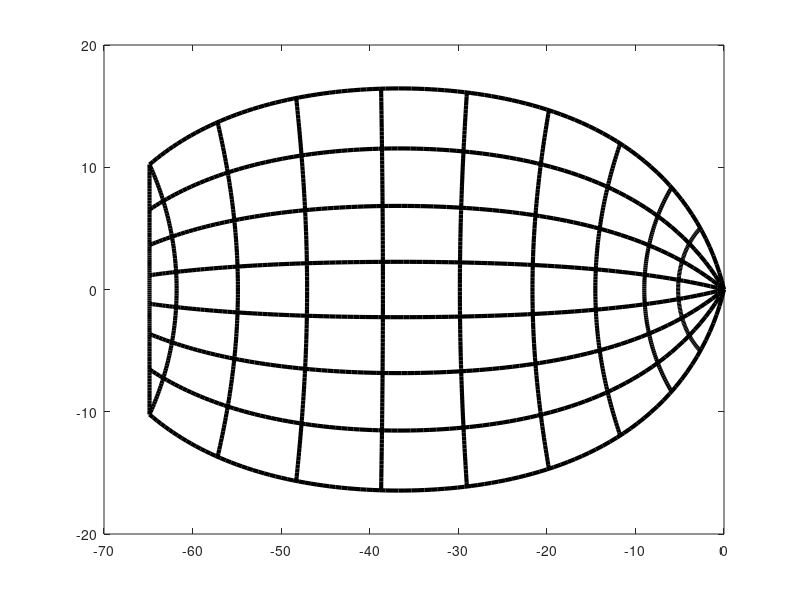

The MATLAB source for this figure:
function [h boundary] = logmap_perimeter(varargin)
  %==--------------------------------------------------------------------==%
  %%% set parameter values arbitrarily

  k = 15;             % global dipole map parameter "k"
  a = 0.6;            % global dipole map parameter "a"
  b = 80;             % global dipole map parameter "b"
  alpha1 = 0.8;
  show_plot = 1;

  tx = 0;
  ty = 0;
  r = 0;

  if(nargin >= 1)
    a = varargin{1};
  end

  if(nargin >= 2)
    b = varargin{2};
  end

  if(nargin >= 3)
    alpha1 = varargin{3};
  end

  if(nargin >= 4)
    k = varargin{4};
  end

  if(nargin >= 5)
    tx = varargin{5};
  end

  if(nargin >= 6)
    ty = varargin{6};
  end

  if(nargin >= 7)
    r = varargin{7};
  end

  if(nargin >= 8)
    show_plot = varargin{8};
  end

  ecc_parafovea  =  16;         % extent of visual field eccentricity
  ecc_periphery  =  64;         % extent of visual field eccentricity
  Necc =  16;         % number of steps in eccentricity
  Npol =  8;         % number of steps in polar angle

  % number of points along "high resolution" contour directions
  N = 100;

  %==--------------------------------------------------------------------==%
  %%% compute coord params
  % create r, a vector of points exponentially spaced in [0, ecc]
  radius_parafovea_polar = linspace(log(a), log(ecc_parafovea+a), Necc)';
  radius_parafovea_eccen = linspace(log(a), log(ecc_parafovea+a), N)';
  radius_periphery_polar = linspace(log(a), log(ecc_periphery+a), Necc)';
  %%%radius_periphery_eccen = linspace(log(a), log(ecc_periphery+a), N)';

  % convert parameters from degrees to radians. this conversion is required
  % to enforce the visual field into the lower hemisphere of the Riemann
  % sphere and thus is more true to "retinal" coordinates.
  r_parafovea_polar = [0, 2.^(-2:4)].';
  r_parafovea_eccen = ( exp(radius_parafovea_eccen) - a );
  %%%r_periphery_polar = [0, 2.^(-2:6)].';
  %%%r_periphery_eccen = ( exp(radius_periphery_eccen) - a );

  % create theta, a vector of points linearly spaced in [-pi/2, +pi/2]
  theta_eccen = linspace(-pi/2,+pi/2,Npol);
  theta_polar = linspace(-pi/2,+pi/2,N);

  %==--------------------------------------------------------------------==%
  %%% compute coordinates

  % wandell: max vertical extent of human visual field is 135 degrees
  % (measured from fixation)
  VM_max = 135 / 2;

  % compute the furthest extent of the dipole along the real axis
  % (hint: its the representation of the end of the vertical meridian)
  u_max = real(  log( (VM_max*exp(i*pi/2*alpha1)+a) ./ (VM_max*exp(i*pi/2*alpha1)+b) )  );
  r_max = ( b*exp(u_max) - a ) ./ ( 1 - exp(u_max) );

  A = exp(2*u_max) - 1;
  C = exp(2*u_max)*(b^2) - a^2;

  B_eccen = 2*cos(theta_eccen*alpha1) * ( exp(2*u_max)*b - a);
  B_polar = 2*cos(theta_polar*alpha1) * ( exp(2*u_max)*b - a);

  % store array of boundary radii (for later comparison)
  r_perimeter_eccen = ( -B_eccen - sqrt(B_eccen.^2 - 4*A*C) ) / 2/A;
  z_perimeter_eccen = r_perimeter_eccen .* exp(i*theta_eccen);

  r_perimeter_polar = ( -B_polar - sqrt(B_polar.^2 - 4*A*C) ) / 2/A;
  z_perimeter_polar = r_perimeter_polar .* exp(i*theta_polar);

  half_vertical_meridian = [linspace(0,-log10(a),N/30) logspace(log10(a),log10(ecc_periphery),N/4)];
  z_vertical_meridian = i*[-fliplr(half_vertical_meridian) half_vertical_meridian(2:end)];

  z_periphery_subsampled = fliplr(z_perimeter_polar(round(linspace(1,length(z_perimeter_polar),2*log(N)))));

  boundary_polar = [z_vertical_meridian z_periphery_subsampled(2:end-1)];

  for ind = 1:Npol,
    radius_periphery_eccen(:,ind) = linspace(log(a), log(r_perimeter_eccen(ind)+a), N)';
  end;

  r = [ 2.^[-2:5], VM_max];


  for ind = 1:N,
    r_periphery_polar(:,ind) = [r, r_perimeter_polar(ind)].';
  end;


  r_periphery_eccen = ( exp(radius_periphery_eccen) - a );
  %r_periphery_polar = ( exp(radius_periphery_polar) - a );


  %%%%%


  % create and plot z, a matrix of points corresponding to the rays


  z_parafovea_eccen   = r_parafovea_eccen*exp(i*theta_eccen);
  z_parafovea_polar   = r_parafovea_polar*exp(i*theta_polar);

  %z_periphery_eccen   = r_periphery_eccen*exp(i*theta_eccen);
  %z_periphery_polar   = r_periphery_polar*exp(i*theta_polar);
  z_periphery_eccen   = r_periphery_eccen.*exp(i*repmat(theta_eccen, [N,1]));
  z_periphery_polar   = r_periphery_polar.*exp(i*repmat(theta_polar, [length(r)+1,1]));

  Z_parafovea = [z_parafovea_eccen, z_parafovea_polar.'];
  Z_periphery = [z_periphery_eccen, z_periphery_polar.'];

  %Wa =  k*wedgemonopole( Z_parafovea, a,    alpha1, 0, 0);
  Wb =  -k*wedgedipole(   Z_periphery, a, b, alpha1);
  boundary =  -k*wedgedipole(   boundary_polar, a, b, alpha1);
  %Wb = k*log(Z_periphery+a)-log(Z_periphery+b)-log(real(a))+log(real(b));
  %Wp =  k*wedgedipole(   z_perimeter_eccen, a, b, alpha1, 0, 0);

  xmin = 0;
  %xmax = max(real(Wb(:)))*1.05;
  xmax = 68;
  %ymin = min(imag(Wa(:)))*1.1;
  %ymax = max(imag(Wa(:)))*1.1;
  ymin = -25;
  ymax = +25;

  % $$$ figure; my_polar(angle(Z_periphery), abs(Z_periphery), 'b'); hold on;
  % $$$ my_polar(angle(Z_parafovea), abs(Z_parafovea), 'r')

  %figure; my_polar(angle(Z_parafovea), abs(Z_parafovea), 'r')

  %figure; my_polar(angle(Z_periphery), abs(Z_periphery), 'm', 120);

  % $$$ figure; plot(Wa, 'r-');
  % $$$ axis equal; axis([xmin, xmax, ymin, ymax]);
  % $$$ xlabel('cortical distance (mm)');
  % $$$ ylabel('cortical distance (mm)');
  % $$$ title(sprintf('k=%2.0f, a=%2.1f', k, a));
  % $$$ set(get(gca, 'XLabel'), 'FontSize', 18)
  % $$$ set(get(gca, 'YLabel'), 'FontSize', 18)
  % $$$ set(get(gca, 'Title'), 'FontSize', 18)

  if show_plot
    h = figure; plot(Wb, 'k-','linewidth',3); %hold on; plot(Wb, 'w-');
    %axis equal; axis([xmin xmax ymin ymax]);
    %xlabel('cortical distance (mm)');
    %ylabel('cortical distance (mm)');
    %title(sprintf('k=%2.0f, a=%2.1f, b=%2.1f, \\alpha1=%2.1f', k, a, b, alpha1));
    %set(get(gca, 'XLabel'), 'FontSize', 18)
    %set(get(gca, 'YLabel'), 'FontSize', 18)
    %set(get(gca, 'Title'), 'FontSize', 18)
  else
    h = 0;
  end

  function hpol = my_polar(varargin)
    %POLAR  Polar coordinate plot.
    %   POLAR(THETA, RHO) makes a plot using polar coordinates of
    %   the angle THETA, in radians, versus the radius RHO.
    %   POLAR(THETA,RHO,S) uses the linestyle specified in string S.
    %   See PLOT for a description of legal linestyles.
    %
    %   POLAR(AX,...) plots into AX instead of GCA.
    %
    %   H = POLAR(...) returns a handle to the plotted object in H.
    %
    %   Example:
    %      t = 0:.01:2*pi;
    %      polar(t,sin(2*t).*cos(2*t),'--r')
    %
    %   See also PLOT, LOGLOG, SEMILOGX, SEMILOGY.

    %   Copyright 1984-2003 The MathWorks, Inc.
    %   $Revision: 1.4 $  $Date: 2006/02/16 18:44:22 $

    % Parse possible Axes input
    [cax,args,nargs] = axescheck(varargin{:});
    error(nargchk(1,4,nargs));

    if nargs < 1 | nargs > 4
      error('Requires 2 or 3 data arguments.')
    elseif nargs == 2
      theta = args{1};
      rho = args{2};
      if isstr(rho)
        line_style = rho;
        rho = theta;
        [mr,nr] = size(rho);
        if mr == 1
          theta = 1:nr;
        else
          th = (1:mr)';
          theta = th(:,ones(1,nr));
        end
      else
        line_style = 'auto';
      end
    elseif nargs == 1
      theta = args{1};
      line_style = 'auto';
      rho = theta;
      [mr,nr] = size(rho);
      if mr == 1
        theta = 1:nr;
      else
        th = (1:mr)';
        theta = th(:,ones(1,nr));
      end
    else % nargs == 3
      [theta,rho,line_style] = deal(args{1:3});
    end
    if isstr(theta) | isstr(rho)
      error('Input arguments must be numeric.');
    end
    if ~isequal(size(theta),size(rho))
      error('THETA and RHO must be the same size.');
    end

    % get hold state
    cax = newplot(cax);

    next = lower(get(cax,'NextPlot'));
    hold_state = ishold(cax);

    % get x-axis text color so grid is in same color
    tc = get(cax,'xcolor');
    ls = get(cax,'gridlinestyle');

    % Hold on to current Text defaults, reset them to the
    % Axes' font attributes so tick marks use them.
    fAngle  = get(cax, 'DefaultTextFontAngle');
    fName   = get(cax, 'DefaultTextFontName');
    fSize   = get(cax, 'DefaultTextFontSize');
    fWeight = get(cax, 'DefaultTextFontWeight');
    fUnits  = get(cax, 'DefaultTextUnits');
    set(cax, 'DefaultTextFontAngle',  get(cax, 'FontAngle'), ...
        'DefaultTextFontName',   get(cax, 'FontName'), ...
        'DefaultTextFontSize',   14, ...
        'DefaultTextFontWeight', get(cax, 'FontWeight'), ...
        'DefaultTextUnits','data')

    % only do grids if hold is off
    if ~hold_state

      % make a radial grid
      hold(cax,'on');
      if ( nargin == 4 ),
        maxrho = varargin{4};
      else,
        maxrho = 80;
      end;
      hhh=line([-maxrho -maxrho maxrho maxrho],[-maxrho maxrho maxrho -maxrho],'parent',cax);
      set(cax,'dataaspectratio',[1 1 1],'plotboxaspectratiomode','auto')
      v = [get(cax,'xlim') get(cax,'ylim')];
      v = [-maxrho +maxrho -maxrho +maxrho];
      ticks = sum(get(cax,'ytick')>=0);
      delete(hhh);
      % check radial limits and ticks
      rmin = 0; rmax = v(4); rticks = max(ticks-1,2);
      if rticks > 5   % see if we can reduce the number
        if rem(rticks,2) == 0
          rticks = rticks/2;
        elseif rem(rticks,3) == 0
          rticks = rticks/3;
        end
      end

      % define a circle
      th = 0:pi/50:2*pi;
      xunit = cos(th);
      yunit = sin(th);
      % now really force points on x/y axes to lie on them exactly
      inds = 1:(length(th)-1)/4:length(th);
      xunit(inds(2:2:4)) = zeros(2,1);
      yunit(inds(1:2:5)) = zeros(3,1);
      % plot background if necessary
      if ~isstr(get(cax,'color')),
        patch('xdata',xunit*rmax,'ydata',yunit*rmax, ...
              'edgecolor',tc,'facecolor',get(cax,'color'),...
              'handlevisibility','off','parent',cax);
      end

      % plot spokes
      th = (1:6)*2*pi/12;
      cst = cos(th); snt = sin(th);
      cs = [-cst; cst];
      sn = [-snt; snt];
      line(rmax*cs,rmax*sn,'linestyle','-','color',tc,'linewidth',1,...
           'handlevisibility','off','parent',cax, ...
		       'Color', [0.831 0.816 0.784])

      % draw radial circles
      c82 = cos(170*pi/180);
      s82 = sin(170*pi/180);
      rinc = (rmax-rmin)/rticks;
      for i=(rmin+rinc):rinc:rmax
        hhh = line(xunit*i,yunit*i,'linestyle','-','color',tc,'linewidth',1,...
                   'handlevisibility','off','parent',cax, ...
                               'Color', [0.831 0.816 0.784]);
        text((i+rinc/20)*c82,(i)*s82, ...
             ['  ' num2str(i) '^o'],'verticalalignment','bottom',...
             'handlevisibility','off','parent',cax)
      end
      set(hhh,'linestyle','-', 'linewidth', 2.0, 'Color', 'k') % Make outer circle solid

      % annotate spokes in degrees
      rt = 1.1*rmax;
      for i = 1:length(th)
        text(rt*cst(i),rt*snt(i),[int2str(i*30) '^o'],...
             'horizontalalignment','center',...
             'handlevisibility','off','parent',cax);
        if i == length(th)
          loc = int2str(0);
        else
          loc = int2str(180+i*30);
        end
        text(-rt*cst(i),-rt*snt(i),[loc '^o'],'horizontalalignment','center',...
             'handlevisibility','off','parent',cax)
      end

      % set view to 2-D
      view(cax,2);
      % set axis limits
      axis(cax,rmax*[-1 1 -1.15 1.15]);
    end

    % Reset defaults.
    set(cax, 'DefaultTextFontAngle', fAngle , ...
        'DefaultTextFontName',   fName , ...
        'DefaultTextFontSize',   fSize, ...
        'DefaultTextFontWeight', fWeight, ...
        'DefaultTextUnits',fUnits );

    % transform data to Cartesian coordinates.
    xx = rho.*cos(theta);
    yy = rho.*sin(theta);

    % plot data on top of grid
    if strcmp(line_style,'auto')
      q = plot(xx,yy,'parent',cax);
    else
      q = plot(xx,yy,line_style,'parent',cax);
    end

    if nargout == 1
      hpol = q;
    end

    if ~hold_state
      set(cax,'dataaspectratio',[1 1 1]), axis(cax,'off'); set(cax,'NextPlot',next);
    end
    set(get(cax,'xlabel'),'visible','on')
    set(get(cax,'ylabel'),'visible','on')
return

function w = wedgedipole(z, a, b, alpha1)
  % WEDGEDIPOLE  wedge-dipole mapping function
  %
  % W = WEDGEDIPOLE(Z, A, B, ALPHA1)

  % ( based on wedge_dipole.m by mukundb )
  % jonathan polimeni <jonnyreb@athlete-2.bu.edu>, 10/22/2002
  % $Id: logmap_perimeter.m,v 1.4 2006/02/16 18:44:22 oph Exp $
  %**************************************************************************%

  z = abs(z).*exp(i*alpha1*angle(z));

  if ( isfinite(b) ),
    w = log(z + a) - log(z + b) - log(a/b);
  else,
    w = log(z + a) - log(a);
  end;


return;
